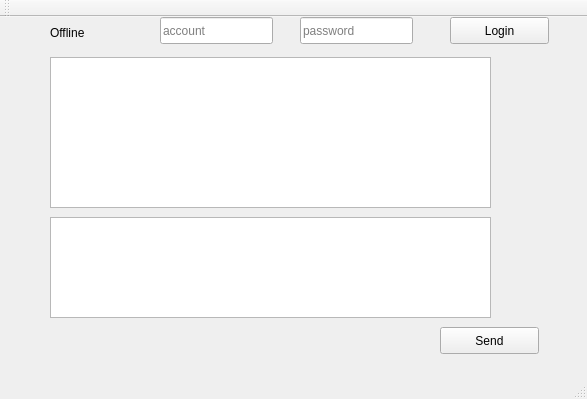
<?xml version="1.0" encoding="UTF-8"?>
<ui version="4.0">
 <class>MainWindow</class>
 <widget class="QMainWindow" name="MainWindow">
  <property name="geometry">
   <rect>
    <x>0</x>
    <y>0</y>
    <width>587</width>
    <height>399</height>
   </rect>
  </property>
  <property name="windowTitle">
   <string>Chat Room</string>
  </property>
  <widget class="QWidget" name="centralWidget">
   <widget class="QTextEdit" name="userTextEdit">
    <property name="geometry">
     <rect>
      <x>50</x>
      <y>200</y>
      <width>441</width>
      <height>101</height>
     </rect>
    </property>
   </widget>
   <widget class="QPushButton" name="sendBtn">
    <property name="geometry">
     <rect>
      <x>440</x>
      <y>310</y>
      <width>99</width>
      <height>27</height>
     </rect>
    </property>
    <property name="text">
     <string>Send</string>
    </property>
   </widget>
   <widget class="QTextBrowser" name="chatTextBrowser">
    <property name="geometry">
     <rect>
      <x>50</x>
      <y>40</y>
      <width>441</width>
      <height>151</height>
     </rect>
    </property>
   </widget>
   <widget class="QLineEdit" name="accountLineEdit">
    <property name="geometry">
     <rect>
      <x>160</x>
      <y>0</y>
      <width>113</width>
      <height>27</height>
     </rect>
    </property>
    <property name="placeholderText">
     <string>account</string>
    </property>
   </widget>
   <widget class="QLineEdit" name="passwordLineEdit">
    <property name="geometry">
     <rect>
      <x>300</x>
      <y>0</y>
      <width>113</width>
      <height>27</height>
     </rect>
    </property>
    <property name="placeholderText">
     <string>password</string>
    </property>
   </widget>
   <widget class="QPushButton" name="loginBtn">
    <property name="geometry">
     <rect>
      <x>450</x>
      <y>0</y>
      <width>99</width>
      <height>27</height>
     </rect>
    </property>
    <property name="text">
     <string>Login</string>
    </property>
   </widget>
   <widget class="QLabel" name="stateLabel">
    <property name="geometry">
     <rect>
      <x>50</x>
      <y>0</y>
      <width>101</width>
      <height>31</height>
     </rect>
    </property>
    <property name="text">
     <string>Offline</string>
    </property>
   </widget>
  </widget>
  <widget class="QMenuBar" name="menuBar">
   <property name="geometry">
    <rect>
     <x>0</x>
     <y>0</y>
     <width>587</width>
     <height>25</height>
    </rect>
   </property>
  </widget>
  <widget class="QToolBar" name="mainToolBar">
   <attribute name="toolBarArea">
    <enum>TopToolBarArea</enum>
   </attribute>
   <attribute name="toolBarBreak">
    <bool>false</bool>
   </attribute>
  </widget>
  <widget class="QStatusBar" name="statusBar"/>
 </widget>
 <layoutdefault spacing="6" margin="11"/>
 <resources/>
 <connections/>
</ui>
